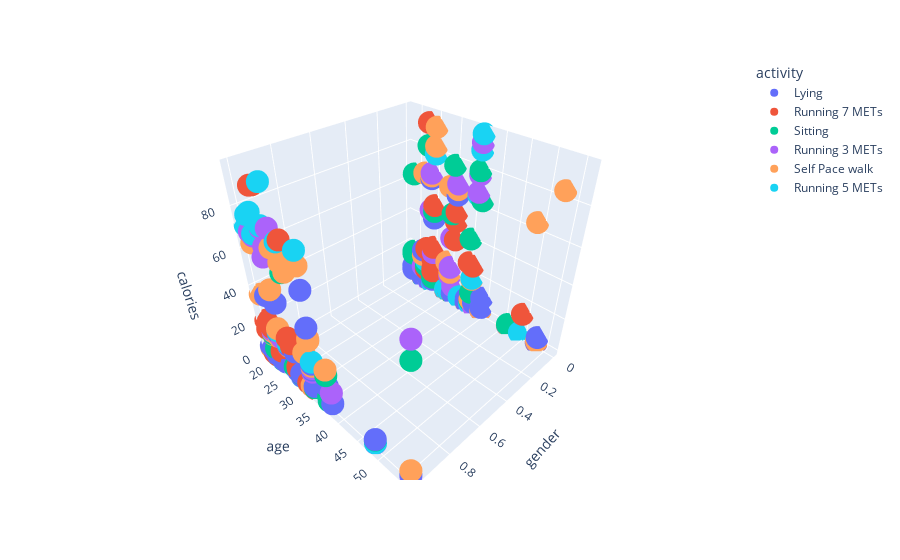

Here is the notebook cell this chart was saved with:
### Code cell
import plotly.express as px

fig = px.scatter_3d(d2, x='gender', y='age', z='calories', color='activity')
fig.show()

### Figure 1 — Plotly figure (JSON) as saved in the notebook; plotly's stock layout.template omitted (floating-point values rounded to 4 significant figures)
{"data": [{"hovertemplate": "activity=Lying<br>gender=%{x}<br>age=%{y}<br>calories=%{z}<extra></extra>", "legendgroup": "Lying", "marker": {"color": "#636efa", "symbol": "circle"}, "mode": "markers", "name": "Lying", "scene": "scene", "showlegend": true, "type": "scatter3d", "x": [0, 0, 0, 0, 0, 0, 1, 0, 0, 1, 0, 0, 0, 1, 0, 0, 0, 1, 1, 0, 1, 0, 0, 0, 1, 0, 0, 1, 1, 1, 0, 0, 1, 0, 1, 1, 0, 0, 1, 1, 0, 1, 1, 1, 1, 0, 1, 1, 1, 0, 1, 0, 1, 1, 0, 1, 1, 1, 1, 0, 1, 1, 0, 0, 1, 1, 1, 1, 1, 1, 0, 0], "y": [24, 31, 29, 25, 39, 25, 32, 35, 19, 20, 36, 31, 37, 27, 24, 31, 53, 20, 20, 24, 22, 36, 22, 29, 25, 33, 19, 36, 32, 22, 25, 25, 22, 31, 26, 56, 36, 33, 28, 32, 46, 27, 20, 19, 23, 25, 22, 23, 19, 36, 48, 39, 56, 28, 35, 48, 25, 32, 32, 22, 56, 36, 29, 53, 18, 20, 27, 37, 20, 27, 36, 25], "z": [0.061, 0.2304, 1.0, 0.6017, 8.487, 2.5, 16.13, 2.582, 5.0, 1.0, 0.4597, 62.0, 2.5, 2.5, 65.0, 1.0, 0.431, 37.0, 4.0, 1.0, 1.0, 0.4315, 1.0, 0.3445, 15.28, 1.0, 2.5, 3.288, 56.5, 2.5, 4.0, 4.0, 17.87, 0.2253, 16.38, 1.209, 3.5, 1.0, 1.0, 37.0, 0.516, 2.5, 1.0, 2.5, 37.0, 43.0, 0.756, 1.0, 2.5, 0.517, 0.549, 2.134, 1.382, 2.827, 0.5183, 2.898, 3.5, 2.0, 12.5, 19.25, 0.061, 9.985, 1.0, 3.5, 3.288, 2.5, 14.65, 1.0, 15.39, 2.5, 0.558, 3.5]}, {"hovertemplate": "activity=Running 7 METs<br>gender=%{x}<br>age=%{y}<br>calories=%{z}<extra></extra>", "legendgroup": "Running 7 METs", "marker": {"color": "#EF553B", "symbol": "circle"}, "mode": "markers", "name": "Running 7 METs", "scene": "scene", "showlegend": true, "type": "scatter3d", "x": [1, 1, 0, 1, 1, 0, 1, 0, 1, 0, 1, 0, 1, 1, 1, 0, 0, 0, 0, 1, 0, 0, 1, 0, 0, 1, 1, 0, 0, 0, 1, 0, 0, 1, 1, 1, 0, 0, 0, 0, 0, 1, 1, 0, 0, 0, 1, 0, 0, 1, 0, 0, 0, 0, 1, 0, 0], "y": [31, 27, 25, 18, 19, 30, 28, 35, 22, 49, 19, 31, 22, 56, 23, 35, 23, 53, 46, 27, 25, 25, 25, 25, 36, 20, 30, 22, 23, 25, 23, 29, 29, 32, 19, 18, 24, 30, 30, 25, 23, 20, 26, 31, 25, 25, 26, 36, 31, 22, 39, 29, 35, 49, 23, 25, 22], "z": [0.4773, 4.303, 0.738, 14.22, 18.0, 0.4593, 75.0, 0.2983, 6.5, 0.245, 0.2525, 52.5, 92.5, 0.252, 12.5, 26.5, 93.5, 0.204, 0.7015, 5.335, 50.5, 0.245, 19.78, 10.41, 25.5, 0.2522, 0.756, 0.6507, 7.5, 24.5, 10.5, 1.0, 0.611, 0.5303, 17.0, 19.5, 0.061, 66.5, 0.603, 16.0, 21.5, 18.0, 18.0, 47.0, 8.5, 0.735, 16.53, 0.7458, 36.0, 0.462, 0.6405, 1.0, 0.2785, 12.5, 93.5, 0.4773, 0.4773]}, {"hovertemplate": "activity=Sitting<br>gender=%{x}<br>age=%{y}<br>calories=%{z}<extra></extra>", "legendgroup": "Sitting", "marker": {"color": "#00cc96", "symbol": "circle"}, "mode": "markers", "name": "Sitting", "scene": "scene", "showlegend": true, "type": "scatter3d", "x": [1, 0, 0, 1, 1, 0, 0, 0, 0, 0, 0, 0, 1, 0, 0, 0, 1, 0, 0, 1, 0, 1, 1, 1, 1, 1, 0, 0, 0, 1, 1, 0, 1, 0, 0, 0, 0, 0, 1, 1, 0, 1, 1], "y": [36, 25, 37, 20, 36, 35, 36, 29, 30, 19, 37, 23, 48, 36, 23, 35, 56, 19, 22, 36, 29, 22, 28, 19, 36, 26, 25, 31, 25, 32, 27, 35, 30, 36, 19, 29, 46, 25, 20, 26, 30, 20, 56], "z": [20.03, 4.0, 64.5, 0.212, 16.68, 0.199, 8.232, 1.0, 77.0, 13.5, 0.252, 82.0, 2.509, 2.5, 9.834, 41.0, 62.0, 63.5, 0.61, 0.756, 1.0, 0.486, 2.5, 0.2226, 3.5, 3.5, 0.6635, 0.61, 47.0, 1.0, 58.5, 0.236, 0.6365, 79.0, 14.96, 1.0, 1.026, 0.61, 14.18, 3.5, 50.5, 5.0, 0.2362]}, {"hovertemplate": "activity=Running 3 METs<br>gender=%{x}<br>age=%{y}<br>calories=%{z}<extra></extra>", "legendgroup": "Running 3 METs", "marker": {"color": "#ab63fa", "symbol": "circle"}, "mode": "markers", "name": "Running 3 METs", "scene": "scene", "showlegend": true, "type": "scatter3d", "x": [1, 0, 0, 1, 1, 0, 1, 0, 0, 0, 0, 0, 1, 1, 1, 0, 0, 1, 0, 1, 1, 0, 0, 0, 1, 0, 0, 0, 1, 1, 1, 0, 0, 1, 0, 0, 1, 0, 0, 1, 0, 1, 0, 0], "y": [37, 25, 30, 23, 20, 37, 25, 25, 36, 24, 25, 25, 20, 23, 19, 25, 30, 22, 25, 32, 56, 22, 30, 25, 48, 35, 31, 36, 20, 28, 19, 24, 36, 23, 29, 31, 56, 31, 24, 25, 31, 32, 36, 25], "z": [7.9, 92.5, 11.74, 66.5, 16.47, 0.2983, 77.0, 21.0, 0.756, 47.0, 0.756, 0.2202, 15.43, 16.62, 69.0, 0.756, 36.0, 60.0, 0.676, 11.21, 0.252, 8.185, 17.25, 0.2882, 0.4545, 0.2152, 0.252, 77.0, 68.0, 0.756, 63.5, 68.0, 92.5, 75.0, 1.0, 0.252, 71.0, 5.853, 0.061, 15.17, 68.0, 13.45, 68.0, 0.252]}, {"hovertemplate": "activity=Self Pace walk<br>gender=%{x}<br>age=%{y}<br>calories=%{z}<extra></extra>", "legendgroup": "Self Pace walk", "marker": {"color": "#FFA15A", "symbol": "circle"}, "mode": "markers", "name": "Self Pace walk", "scene": "scene", "showlegend": true, "type": "scatter3d", "x": [1, 1, 0, 1, 1, 1, 0, 0, 0, 0, 1, 1, 0, 0, 0, 0, 0, 1, 0, 1, 1, 1, 0, 0, 0, 1, 0, 0, 1, 0, 1, 1, 1, 0, 0, 1, 1, 1, 0, 1, 0, 1, 1, 1, 1, 1, 1, 1, 0], "y": [32, 22, 25, 30, 31, 28, 31, 29, 29, 49, 22, 36, 30, 31, 39, 46, 36, 32, 36, 20, 22, 32, 24, 30, 29, 22, 33, 25, 20, 22, 32, 22, 27, 53, 53, 28, 31, 56, 39, 18, 22, 25, 26, 19, 18, 22, 25, 28, 22], "z": [30.0, 20.61, 83.0, 19.5, 0.756, 0.756, 65.0, 0.757, 65.0, 65.0, 20.6, 20.04, 66.5, 0.252, 0.756, 0.756, 17.03, 31.0, 3.5, 15.62, 43.0, 68.0, 66.5, 13.84, 19.57, 15.77, 1.0, 92.5, 13.63, 16.15, 14.83, 15.91, 63.5, 1.035, 84.0, 60.0, 0.716, 3.5, 0.754, 35.0, 66.5, 68.0, 71.0, 63.5, 2.083, 15.68, 14.74, 66.5, 15.94]}, {"hovertemplate": "activity=Running 5 METs<br>gender=%{x}<br>age=%{y}<br>calories=%{z}<extra></extra>", "legendgroup": "Running 5 METs", "marker": {"color": "#19d3f3", "symbol": "circle"}, "mode": "markers", "name": "Running 5 METs", "scene": "scene", "showlegend": true, "type": "scatter3d", "x": [0, 0, 1, 1, 1, 1, 1, 0, 0, 0, 0, 0, 1, 1, 1, 0, 0, 0, 0, 0, 0, 1, 1, 0, 0, 1, 1, 0, 0, 1, 1, 0, 0, 0, 1], "y": [25, 33, 48, 20, 25, 18, 27, 30, 36, 25, 22, 25, 20, 23, 25, 36, 25, 25, 36, 36, 25, 31, 22, 29, 23, 19, 28, 29, 49, 32, 32, 36, 36, 25, 20], "z": [0.2706, 1.0, 0.671, 79.0, 96.5, 71.0, 73.0, 0.756, 0.756, 79.0, 0.756, 0.756, 69.0, 76.0, 16.51, 89.0, 0.7445, 0.245, 66.5, 96.5, 0.245, 0.7505, 19.27, 0.7555, 13.45, 77.0, 0.756, 1.0, 0.252, 75.0, 17.38, 0.756, 17.66, 0.756, 14.12]}], "layout": {"legend": {"title": {"text": "activity"}, "tracegroupgap": 0}, "margin": {"t": 60}, "scene": {"domain": {"x": [0, 1], "y": [0, 1]}, "xaxis": {"title": {"text": "gender"}}, "yaxis": {"title": {"text": "age"}}, "zaxis": {"title": {"text": "calories"}}}}}
